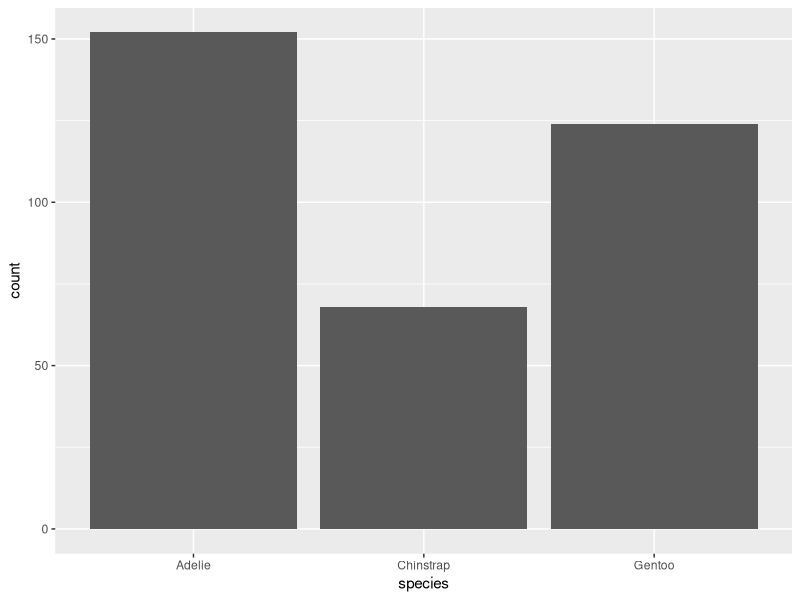
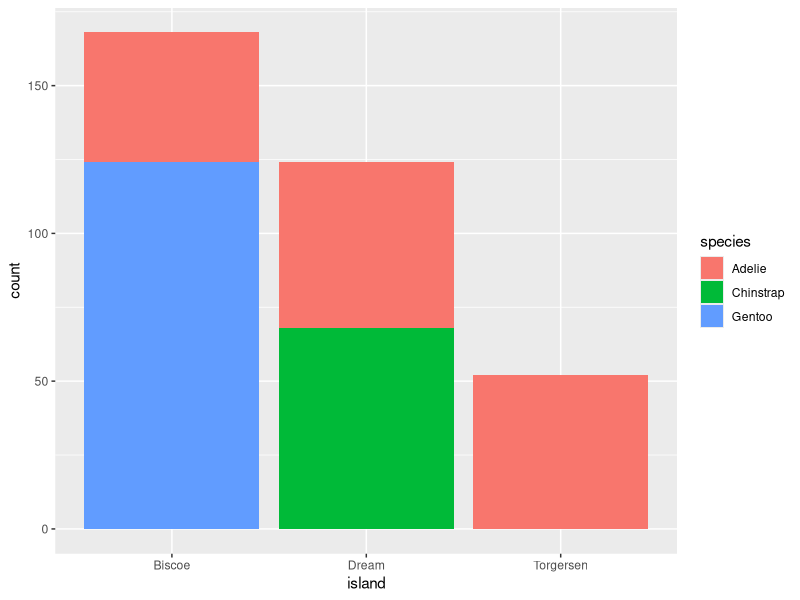
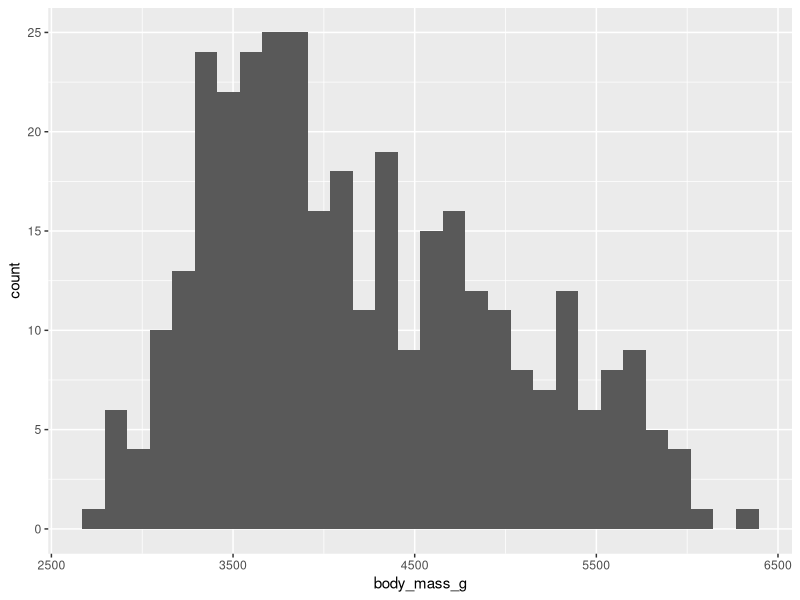
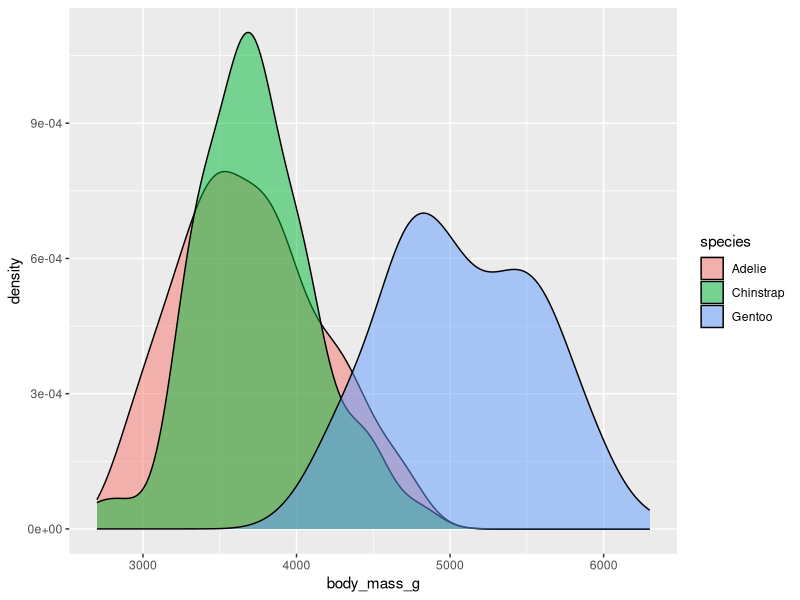
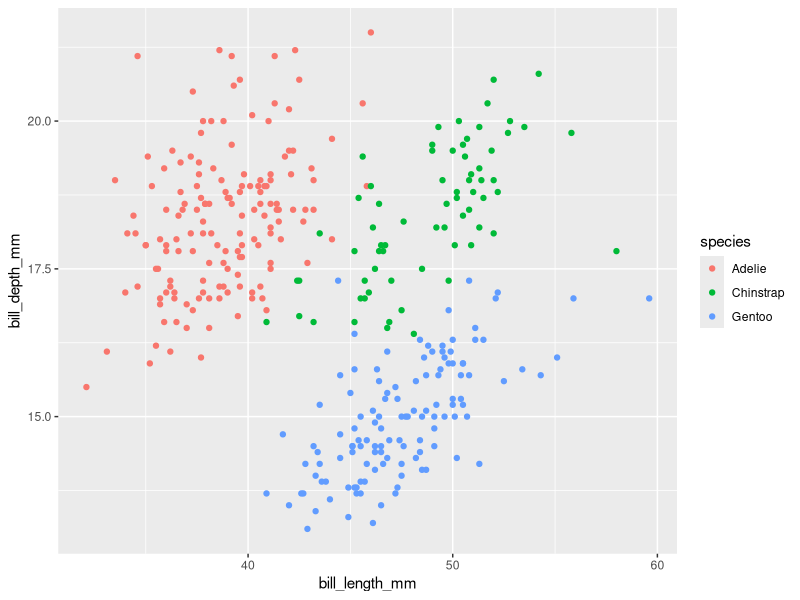
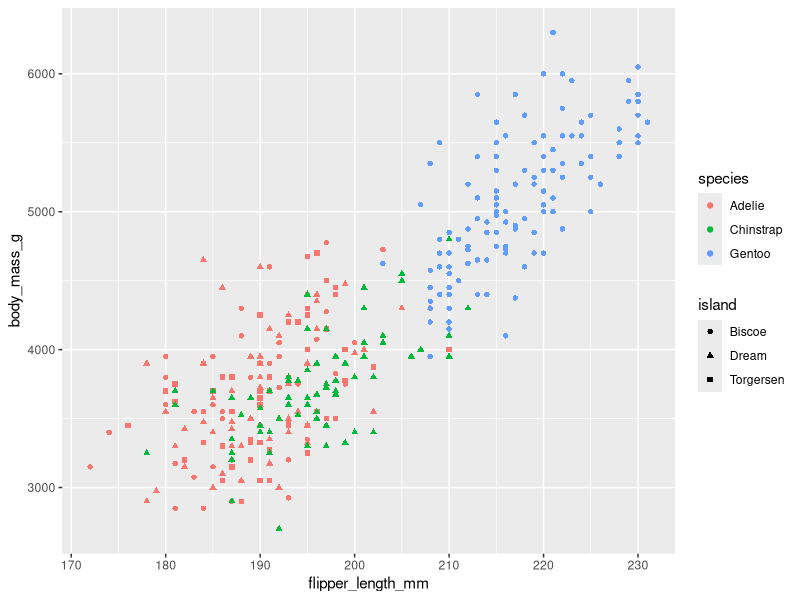
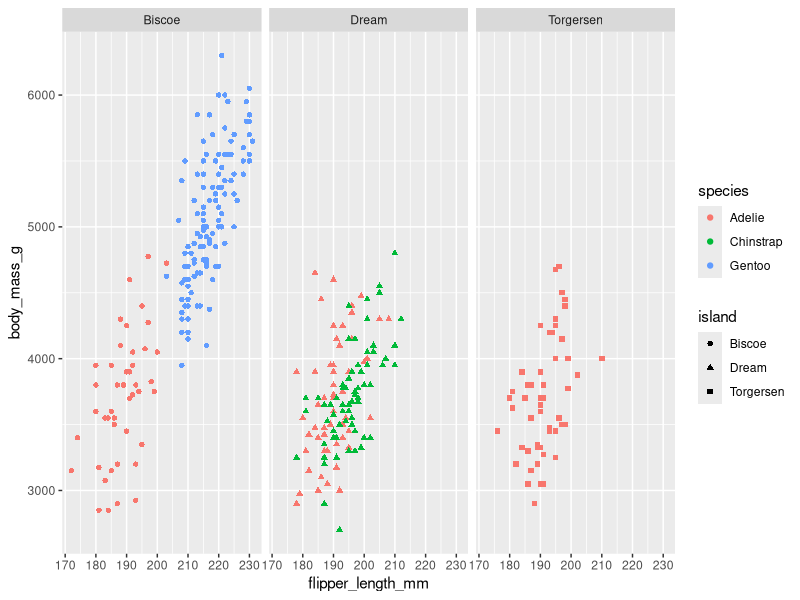
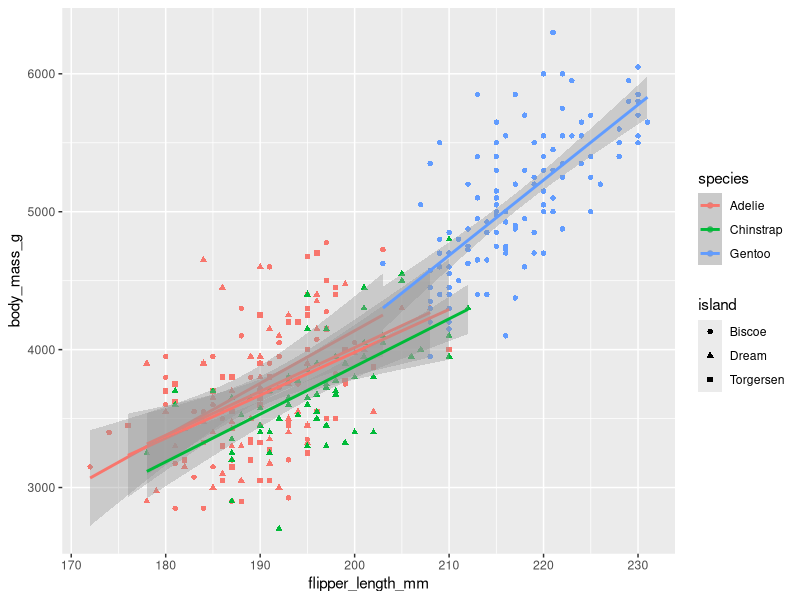

R code for these plots, in order:
## ---- chunk 1
library(tidyverse)
library(palmerpenguins)
## ---- chunk 2
summary(penguins)
## ---- chunk 3
glimpse(penguins)
## ---- chunk 4
view(penguins)
## ---- chunk 5
ggplot(data = penguins, mapping = aes(x = species)) +geom_bar()
## ---- chunk 6
ggplot(data = penguins, mapping = aes(x = island, fill = species ))+geom_bar()
## ---- chunk 7
ggplot(data = penguins, mapping = aes(x = body_mass_g))+geom_histogram()
## ---- chunk 8
ggplot(penguins, aes(x = body_mass_g, fill = species)) +
  geom_density(alpha = 0.5)

## ---- chunk 9
ggplot(data = penguins, 
   mapping = aes(x = bill_length_mm, y = bill_depth_mm, color = species))+
   geom_point()
## ---- chunk 10
ggplot(data = penguins, 
   mapping = aes(y = body_mass_g, x = flipper_length_mm, color = species, shape = island))+
   geom_point()
## ---- chunk 11
ggplot(data = penguins, 
   mapping = aes(y = body_mass_g, x = flipper_length_mm))+
   geom_point(aes(color = species, shape = island))+
facet_wrap(~island)
## ---- chunk 12
ggplot(data = penguins, 
   mapping = aes(y = body_mass_g, x = flipper_length_mm, color = species, shape = island))+
   geom_point()+
  geom_smooth(method = 'lm')
## ---- chunk 13
ggplot(data = penguins, 
 mapping = aes(y = body_mass_g, x = flipper_length_mm ))+
   geom_point(aes(color = species, shape = species))+
  geom_smooth(method = 'lm')
